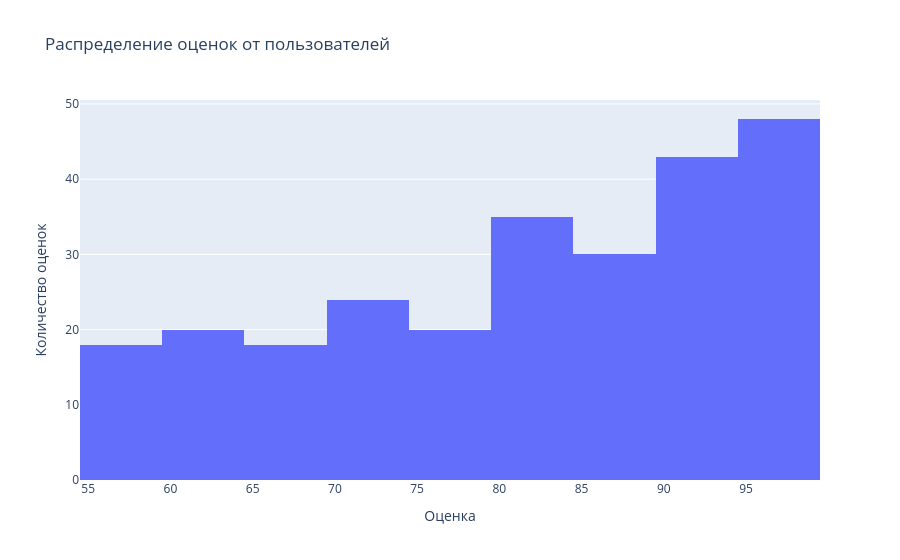

Write notebook code for a chart like this one.
### Code cell
fig = go.Figure()

fig.add_trace(go.Histogram(x = data_clean['user rating score']))
fig.update_layout(
        title='Распределение оценок от пользователей',
        xaxis_title='Оценка',
        yaxis_title='Количество оценок',
        width = 900)

fig.show()

### Figure 1 — Plotly figure (JSON) as saved in the notebook; plotly's stock layout.template omitted (floating-point values rounded to 4 significant figures; data arrays with more than 128 entries replaced by an {"elided": "..."} marker saying what was removed)
{"data": [{"type": "histogram", "x": {"elided": "500 int values"}}], "layout": {"title": {"text": "Распределение оценок от пользователей"}, "width": 900, "xaxis": {"title": {"text": "Оценка"}}, "yaxis": {"title": {"text": "Количество оценок"}}}}
